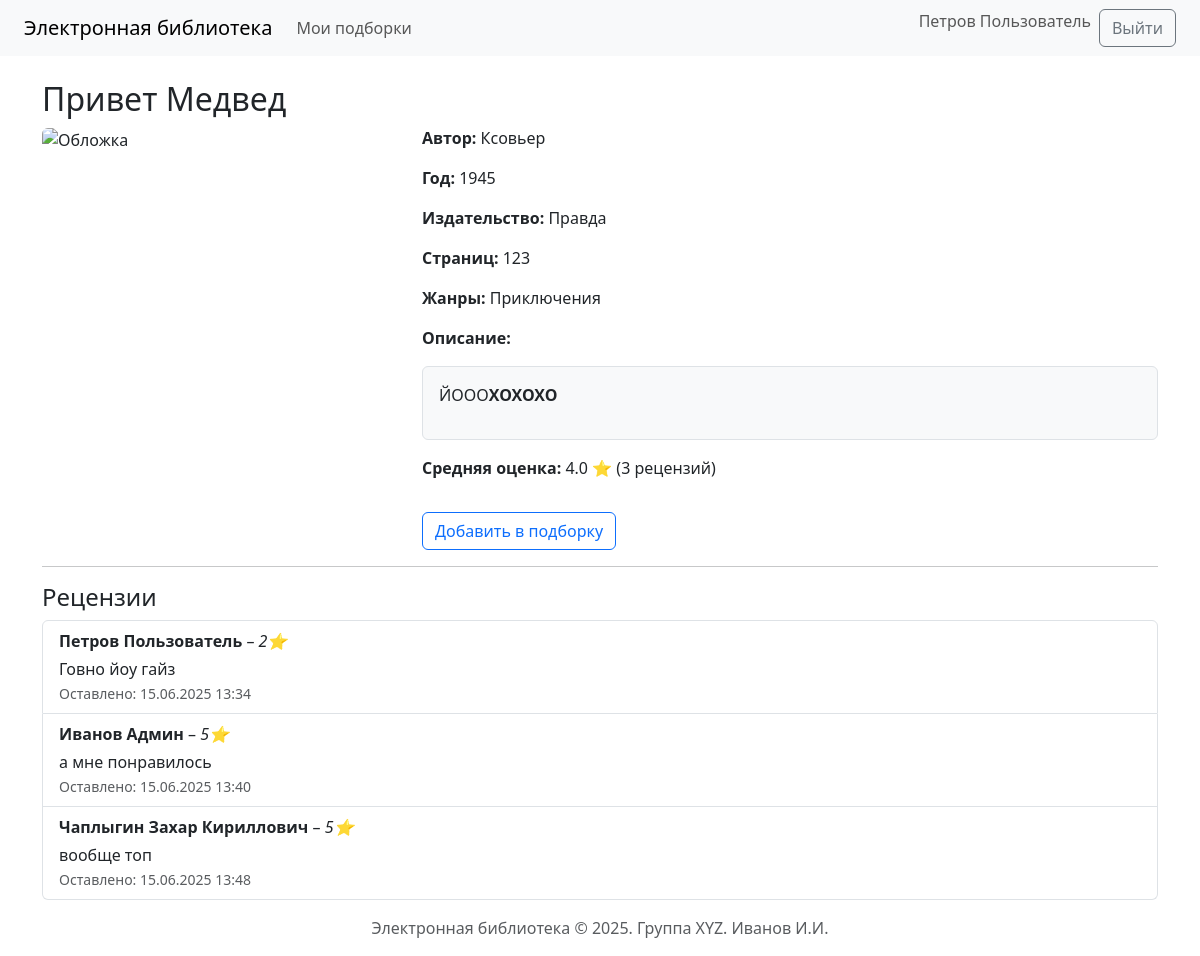
The app's page /book/6 (signed in) with its own data.
### app/models.py (models this page shows, shortened)
class User(UserMixin, db.Model):
    id = db.Column(db.Integer, primary_key=True)
    login = db.Column(db.String(64), unique=True, nullable=False)
    password_hash = db.Column(db.String(128), nullable=False)
    last_name = db.Column(db.String(64), nullable=False)
    first_name = db.Column(db.String(64), nullable=False)
    middle_name = db.Column(db.String(64), nullable=True)
    role_id = db.Column(db.Integer, db.ForeignKey('role.id'), nullable=False)
    reviews = db.relationship('Review', backref='user', lazy=True, cascade="all, delete")
    collections = db.relationship('Collection', backref='user', lazy=True, cascade="all, delete")
    def get_full_name(self):
        return f'{self.last_name} {self.first_name} {self.middle_name or ""}'.strip()

class Book(db.Model):
    id = db.Column(db.Integer, primary_key=True)
    title = db.Column(db.String(255), nullable=False)
    description = db.Column(db.Text, nullable=False)
    year = db.Column(db.Integer, nullable=False)
    publisher = db.Column(db.String(255), nullable=False)
    author = db.Column(db.String(255), nullable=False)
    pages = db.Column(db.Integer, nullable=False)
    cover_id = db.Column(db.Integer, db.ForeignKey('cover.id'), nullable=True)
    genres = db.relationship('Genre', secondary=book_genre, backref=db.backref('books', lazy='dynamic'))
    reviews = db.relationship('Review', backref='book', lazy=True, cascade="all, delete-orphan")
    def average_rating(self):
        if not self.reviews:
            return None
        return round(sum([r.rating for r in self.reviews]) / len(self.reviews), 1)
    def review_count(self):
        return len(self.reviews)

class Review(db.Model):
    id = db.Column(db.Integer, primary_key=True)
    book_id = db.Column(db.Integer, db.ForeignKey('book.id', ondelete='CASCADE'), nullable=False)
    user_id = db.Column(db.Integer, db.ForeignKey('user.id', ondelete='CASCADE'), nullable=False)
    rating = db.Column(db.Integer, nullable=False)
    text = db.Column(db.Text, nullable=False)
    created_at = db.Column(db.DateTime, default=datetime.utcnow, nullable=False)

### app/routes/books.py (the view)
@bp.route('/book/<int:id>')
def view(id):
    book = Book.query.get_or_404(id)
    book.description_html = markdown.markdown(book.description or "")
    return render_template('books/view.html', book=book)

### app/models.py (called while the page is built)
@login_manager.user_loader
def load_user(user_id):
    return User.query.get(int(user_id))

### app/templates/books/view.html (shortened to what this page needs)
{% extends 'base.html' %}
{% block content %}
<h2>{{ book.title }}</h2>
<div class="row">
    <div class="col-md-4">
        <img src="{{ url_for('static', filename='uploads/cover_' ~ book.cover.id) if book.cover else url_for('static', filename='uploads/no-image-large.jpg') }}"
             alt="Обложка"
             class="img-fluid rounded">
    </div>
    <div class="col-md-8">
        <p><strong>Автор:</strong> {{ book.author }}</p>
        <p><strong>Год:</strong> {{ book.year }}</p>
        <p><strong>Издательство:</strong> {{ book.publisher }}</p>
        <p><strong>Страниц:</strong> {{ book.pages }}</p>
        <p><strong>Жанры:</strong> {{ book.genres | map(attribute='name') | join(', ') }}</p>
        <p><strong>Описание:</strong></p>
        <div class="border rounded p-3 bg-light">
            {{ book.description_html | safe }}
        </div>
        <p class="mt-3"><strong>Средняя оценка:</strong>
            {% if book.average_rating() %}
                {{ book.average_rating() }} ⭐ ({{ book.review_count() }} рецензий)
            {% else %}
                Пока нет оценок
            {% endif %}
        </p>
        {% if current_user.is_authenticated %}
            {% if current_user.role.name == 'пользователь' %}
                <button class="btn btn-outline-primary mt-3" data-bs-toggle="modal" data-bs-target="#addToCollectionModal">
                    Добавить в подборку
                </button>
            {% endif %}
        {% endif %}
    </div>
</div>
<hr>
<h4>Рецензии</h4>
{% if book.reviews %}
    <ul class="list-group">
        {% for review in book.reviews %}
            <li class="list-group-item">
                <strong>{{ review.user.get_full_name() }}</strong> – <em>{{ review.rating }}⭐</em><br>
                <div class="mt-1">{{ review.text | safe }}</div>
                <small class="text-muted">Оставлено: {{ review.created_at.strftime('%d.%m.%Y %H:%M') }}</small>
            </li>
        {% endfor %}
    </ul>
{% else %}
    <p class="text-muted">На эту книгу ещё никто не оставил рецензию.</p>
{% endif %}
{% endblock %}

### app/templates/base.html (shortened to what this page needs)
<!DOCTYPE html>
<html lang="ru">
<head>
    <link rel="stylesheet" href="https://cdn.jsdelivr.net/npm/bootstrap@5.3.0/dist/css/bootstrap.min.css">
    <link rel="stylesheet" href="https://cdn.jsdelivr.net/npm/easymde/dist/easymde.min.css">
</head>
<body>
<nav class="navbar navbar-expand-lg navbar-light bg-light px-4">
    <a class="navbar-brand" href="{{ url_for('books.index') }}">Электронная библиотека</a>
    <div class="collapse navbar-collapse">
        <ul class="navbar-nav me-auto mb-2 mb-lg-0">
            {% if current_user.is_authenticated and current_user.role.name == 'пользователь' %}
                <li class="nav-item">
                    <a class="nav-link" href="{{ url_for('collections.list_collections') }}">Мои подборки</a>
                </li>
            {% endif %}
        </ul>
        <ul class="navbar-nav ms-auto">
            {% if current_user.is_authenticated %}
                <li class="nav-item">
                    <span class="navbar-text me-2">{{ current_user.get_full_name() }}</span>
                </li>
                <li class="nav-item">
                    <a class="btn btn-outline-secondary" href="{{ url_for('auth.logout') }}">Выйти</a>
                </li>
            {% endif %}
        </ul>
    </div>
</nav>
<div class="container mt-4">
    {% block content %}{% endblock %}
</div>
<footer class="text-center text-muted py-3">
    Электронная библиотека &copy; 2025. Группа XYZ. Иванов И.И.
</footer>
</body>
</html>

### records on screen
User: get_full_name "Петров Пользователь"
Book: title "Привет Медвед", author "Ксовьер", year "1945", publisher "Правда", pages "123"
Review: average_rating "4.0", user.get_full_name "Петров Пользователь", rating "2", text "Говно йоу гайз", created_at "15.06.2025 13:34"
Review: user.get_full_name "Иванов Админ", rating "5", text "а мне понравилось", created_at "15.06.2025 13:40"
Review: user.get_full_name "Чаплыгин Захар Кириллович", rating "5", text "вообще топ", created_at "15.06.2025 13:48"

### other values on screen
{{ book.genres | map(attribute='name') | join(', ') }} "Приключения"
{{ book.description_html | safe }} "ЙООО ХОХОХО"
{{ book.review_count() }} "3"
